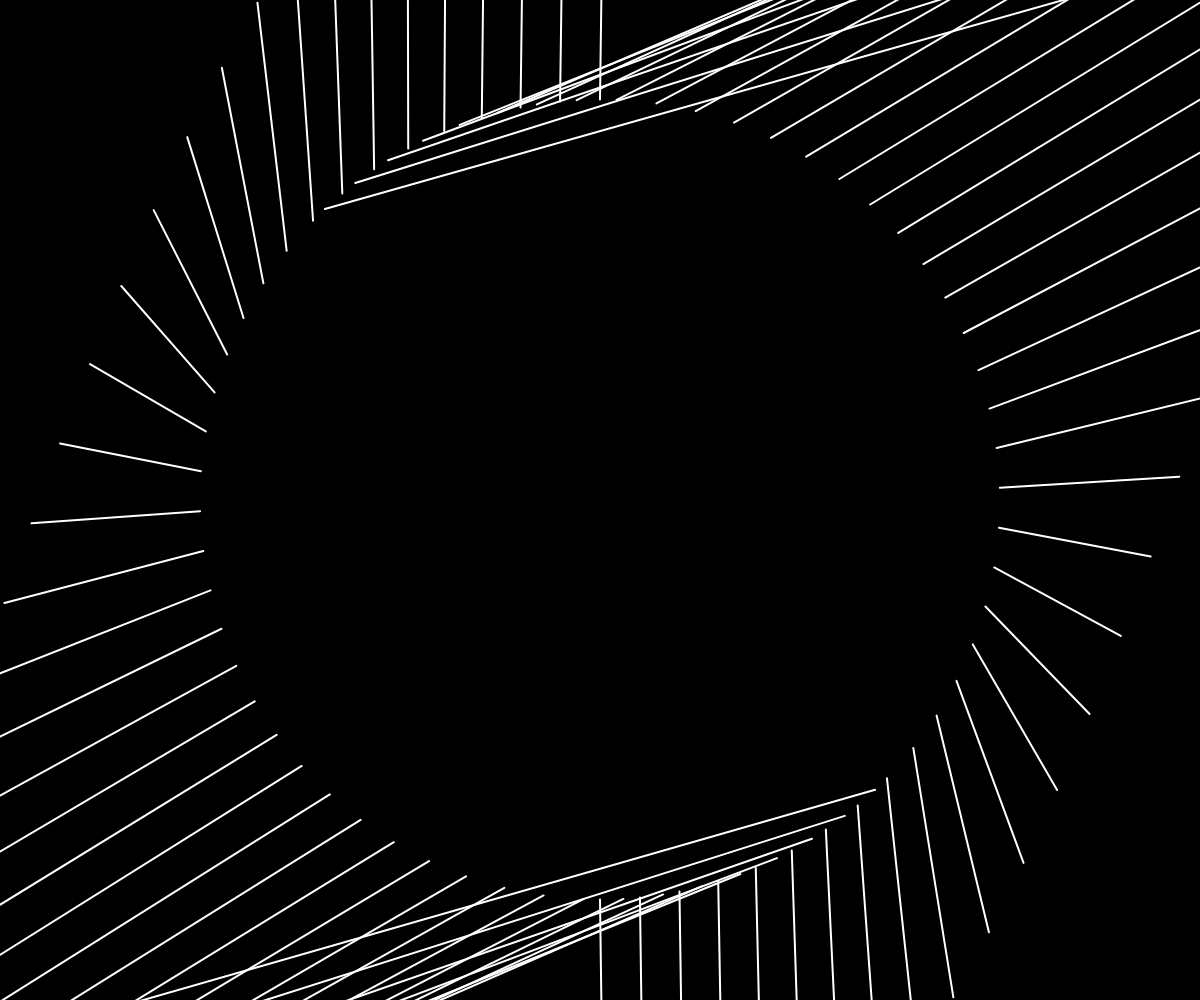
Frame 1 (no input)
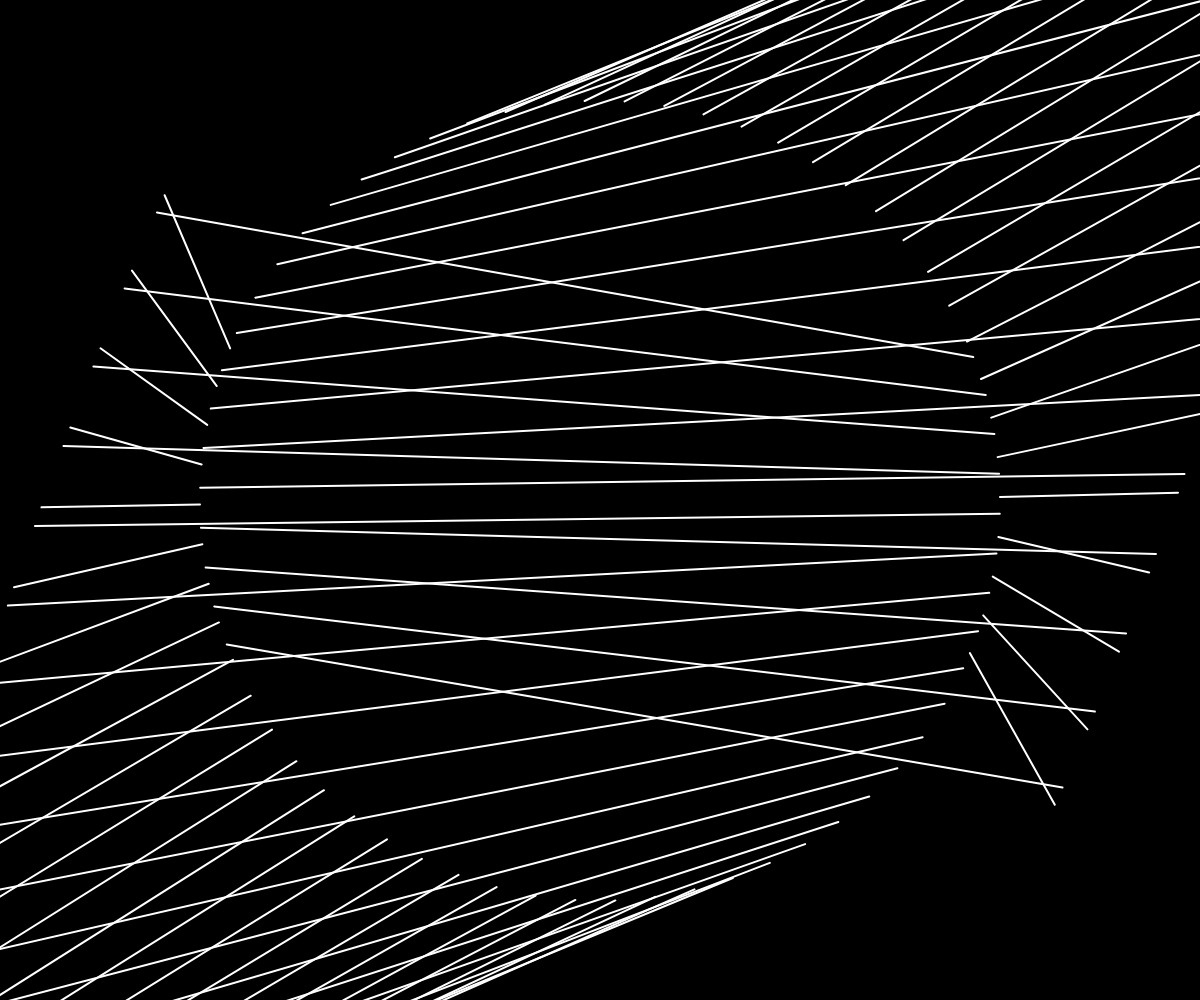
Frame 60 (no input)
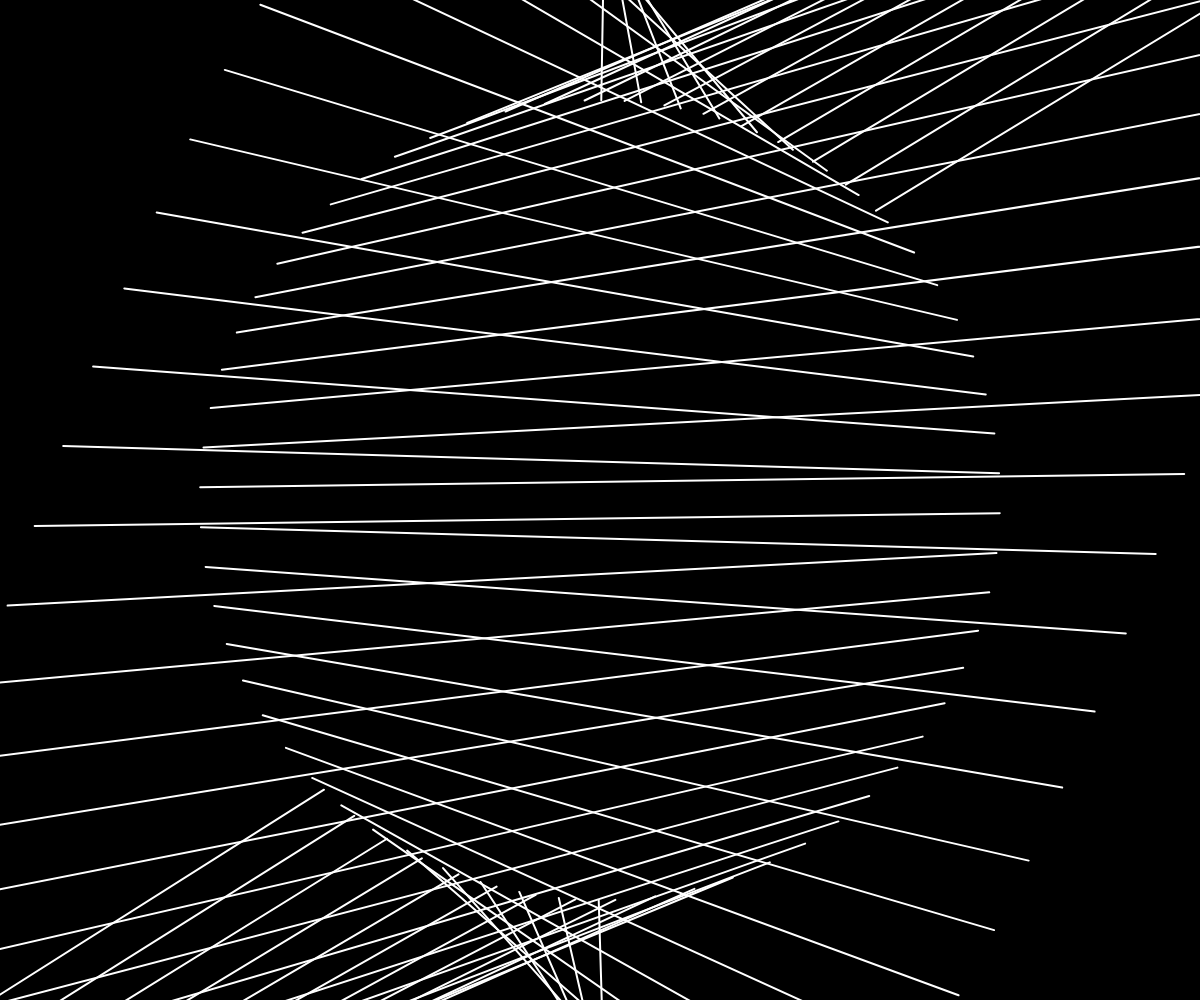
Frame 120 (the mouse pressed at the canvas centre since frame 60)

The p5.js sketch that drew these frames (run headless with seeded random() and noise() and a simulated clock; from frame 60 on, the mouse is pressed at the canvas centre):

// p5.js sketch
// ── sketch.js
/*
Based on Alexander Miller’s video on Recreating Vintage Computer Art with Processing and inspired by John Whitney's work:
https://www.youtube.com/watch?v=LaarVR1AOvs&t=181s
*/

let t = 0;
let numLines = 40;

function setup() {
  createCanvas(windowWidth, windowHeight);
  strokeWeight(2);
  stroke(255);
}

function draw() {
  background(0);
  translate(width / 2, height / 2);

  let amplitude = width / 3;

  for (let i = 0; i < numLines; i++) {
    
    // 运动方向是从左到右（顺时针）
    let x1 = sin((t + i) / 10) * amplitude;
    // 运动方向是从右到左（逆时针）
    // let y1 = cos((t + i) / 10) * amplitude + sin(((t + 1) / 5) * 50);
    let y1 = cos((t + i) / 10) * amplitude + sin(((t + 1) / 5) * 50);

    let x2 = sin((t + i) / 20) * (amplitude * 2) + cos(t + 1) * 10;
    let y2 = cos((t + i) / 10) * (amplitude * 2);
    // let y2 = cos((-t + i) / 10) * (amplitude * 2);



     let x3 = -sin((t + i) / 10) * amplitude;
     let y3 = -cos((t + i) / 10) * amplitude + sin(((t + 1) / 5) * 50);
 
     let x4 = -sin((t + i) / 20) * (amplitude * 2) + cos(t + 1) * 10;
     let y4 = -cos((t + i) / 10) * (amplitude * 2);

    line(x1, y1, x2, y2);
    line(x3, y3, x4, y4);
  }

  t += 0.2;
}

function windowResized() {
  resizeCanvas(windowWidth, windowHeight);
  background(0);
}


//当 x 坐标使用 sin(t) 而 y 坐标使用 cos(-t) 时，会创造出一种相反方向的运动
// 这种反向运动让图形产生更复杂的旋转效果
// 特别是在有多条线（numLines = 40）的情况下，会产生一种交错的视觉效果
//去掉-，所有线条会朝同一个方向运动，失去原来的交错效果。
